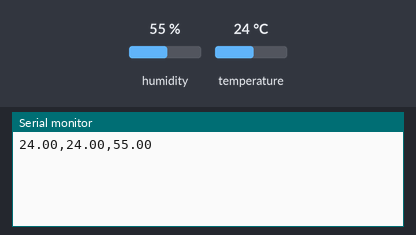
The sketch below on a simulated Arduino Uno, built with avr-gcc and run on an emulated ATmega328P. Parts: the last lines printed to the serial monitor. Inputs (shaded band) come from the test bench; at power-on: humidity 55 %, temperature 24 °C.

Above: at 2.6 s.
2.7 s: humidity set to 22 %
At 4.6 s:
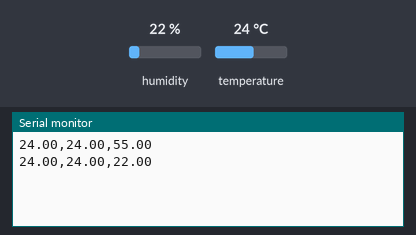
5.0 s: temperature set to 12 °C
At 6.9 s:
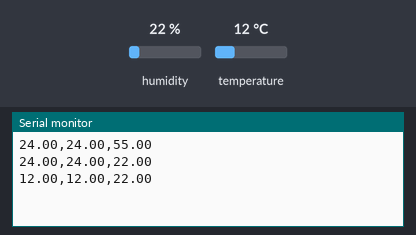
7.3 s: humidity set to 40 %
At 9.2 s:
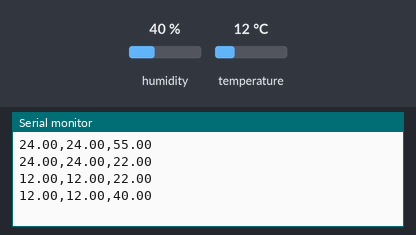
Timing chart, 0 to 10.7 s (numbered marks = the images above; inputs shaded):
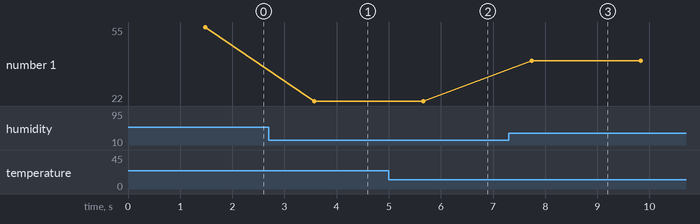

The sketch:

Mediciones.ino
```cpp
#include <Wire.h>
#include <Adafruit_AHTX0.h>
#include <Adafruit_BMP085.h>

Adafruit_AHTX0 aht;
Adafruit_BMP085 bmp;

void setup() {
  Serial.begin(9600);
  delay(1000);
  Wire.begin();
  aht.begin();
  Wire.end();
  delay(200);
  Wire.begin();
  delay(200);
  bmp.begin();
}

void loop() {
  sensors_event_t humidity, temp;
  aht.getEvent(&humidity, &temp);

  float tempBMP = bmp.readTemperature();

  Serial.print(tempBMP);
  Serial.print(",");
  Serial.print(temp.temperature);
  Serial.print(",");
  Serial.println(humidity.relative_humidity);

  delay(2000);
}
```

Measured:
- after the input at 2.7 s, the serial monitor: prints a new line after 0.87 s (image 1)
- after the input at 5.0 s, the serial monitor: prints a new line after 0.66 s (image 2)
- after the input at 7.3 s, the serial monitor: prints a new line after 0.45 s (image 3)
- plotted number 1: 55 → 22 after the input at 2.7 s, 22 → 40 after the input at 7.3 s
